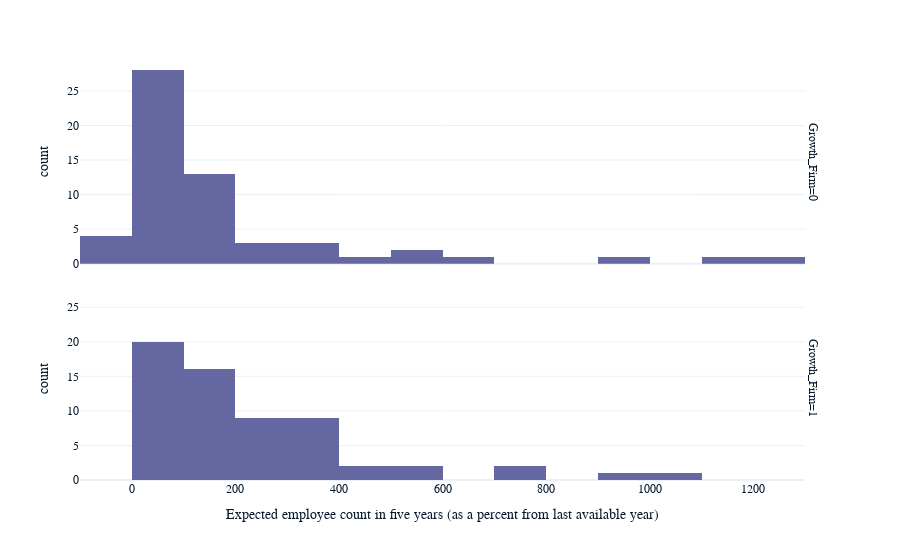

Source (notebook cell):
### Markdown cell above
Une question intéressante est de savoir si les entreprises actuellement classées comme en croissance ont des attentes différentes quant au nombre d’employés supplémentaires qu’elles recruteront au cours des cinq prochaines années par rapport aux entreprises sans croissance. Nous pouvons dessiner un histogramme pour chacun.

### Code cell
# Histogramme du taux de croissance des nombres d'employés en 5 ans (toutes entreprises confondues)
px.histogram(
    survey, 
    x="question_2_row_1_transformed",
    facet_row="Growth_Firm",
    labels={
        "question_2_row_1_transformed": "Expected employee count in five years (as a percent from last available year)"
    })

### Figure 1 — Plotly figure (JSON) as saved in the notebook; plotly's stock layout.template omitted (floating-point values rounded to 4 significant figures)
{"data": [{"alignmentgroup": "True", "bingroup": "x", "hovertemplate": "Growth_Firm=0<br>Expected employee count in five years (as a percent from last available year)=%{x}<br>count=%{y}<extra></extra>", "legendgroup": "", "marker": {"color": "#6568a0", "pattern": {"shape": ""}}, "name": "", "offsetgroup": "", "orientation": "v", "showlegend": false, "x": [35.14, 23.02, 86.64, 17.65, 60, -1.295, 12.28, 66.67, 9.375, 506.1, 26.98, 20, 16.07, 81.82, 50, 76.47, 96.85, 247.8, 31.58, 42.86, -1.961, 6.383, 100, 76.47, 7.143, 311.8, 25, 185.7, 426.3, 57.89, 150, 35.29, 180.9, 196.3, 1251.0, -57.63, 170.3, 566.7, 172.7, 138.1, 354.5, 53.85, 207.7, 122.2, 169.2, 194.1, 19.05, 1150, 23.08, 66.67, -6.667, 605.9, 60.87, 900, 366.7, 150, 117.4, 220], "xaxis": "x2", "yaxis": "y2", "type": "histogram"}, {"alignmentgroup": "True", "bingroup": "x", "hovertemplate": "Growth_Firm=1<br>Expected employee count in five years (as a percent from last available year)=%{x}<br>count=%{y}<extra></extra>", "legendgroup": "", "marker": {"color": "#6568a0", "pattern": {"shape": ""}}, "name": "", "offsetgroup": "", "orientation": "v", "showlegend": false, "x": [580.3, 166.7, 400, 7.296, 25, 373.0, 284.6, 153.5, 108.3, 200, 20, 1076.0, 126.4, 334.8, 92.31, 102.7, 31.82, 59.09, 156.4, 120.6, 212.5, 381.1, 56.25, 75.44, 100, 263.6, 300, 782.4, 277.4, 41.41, 117.4, 128.6, 376.2, 59.09, 263.6, 288.9, 191.7, 92.31, 733.3, 66.67, 104, 233.3, 38.89, 91.69, 172.7, 108.3, 366.7, 150, 66.67, 185.7, 300, 9.375, 316.7, 71.43, 31.29, 50, 981.1, 227.9, 316.7, 566.7, 471.4, 33.33], "xaxis": "x", "yaxis": "y", "type": "histogram"}], "layout": {"xaxis": {"anchor": "y", "domain": [0, 0.98], "title": {"text": "Expected employee count in five years (as a percent from last available year)"}}, "yaxis": {"anchor": "x", "domain": [0, 0.485], "title": {"text": "count"}}, "xaxis2": {"anchor": "y2", "domain": [0, 0.98], "matches": "x", "showticklabels": false}, "yaxis2": {"anchor": "x2", "domain": [0.515, 1], "matches": "y", "title": {"text": "count"}}, "annotations": [{"font": {}, "showarrow": false, "text": "Growth_Firm=1", "textangle": 90, "x": 0.98, "xanchor": "left", "xref": "paper", "y": 0.2425, "yanchor": "middle", "yref": "paper"}, {"font": {}, "showarrow": false, "text": "Growth_Firm=0", "textangle": 90, "x": 0.98, "xanchor": "left", "xref": "paper", "y": 0.7575, "yanchor": "middle", "yref": "paper"}], "legend": {"tracegroupgap": 0}, "margin": {"t": 60}, "barmode": "relative"}}
